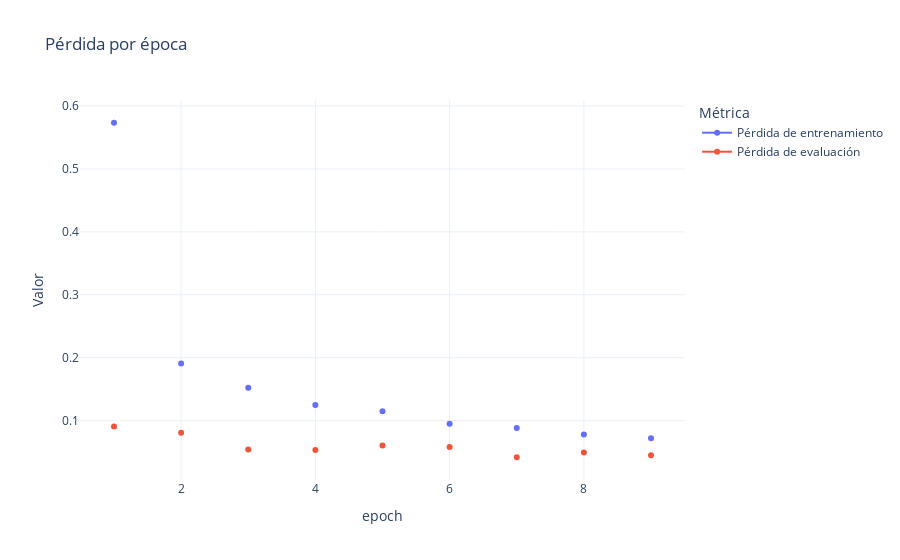
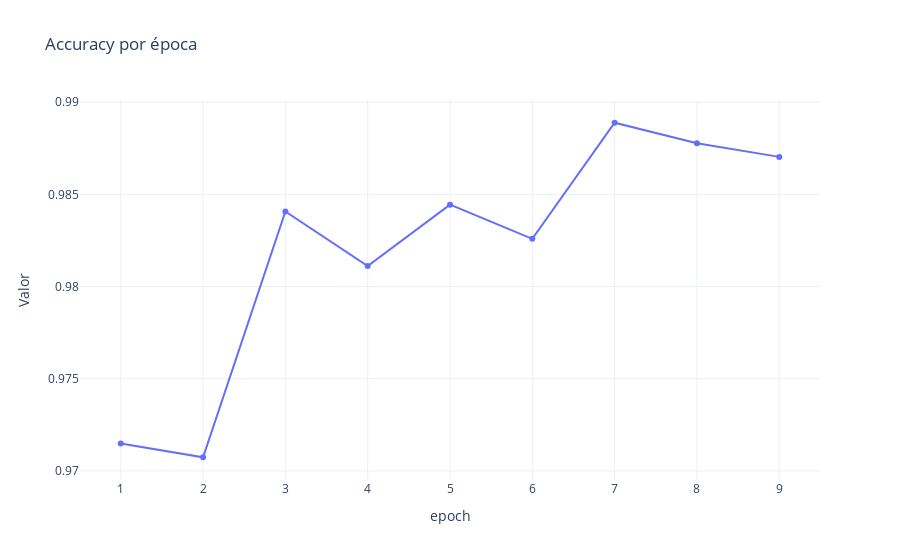

These figures' notebook cell, in order:
### Code cell
# Filtramos solo las filas que tienen datos útiles
filtered_history = history.copy()
filtered_history = filtered_history[filtered_history["epoch"].notna()]

# Plot de pérdidas (loss)
plot_metric(
    filtered_history,
    x_col="epoch",
    y_cols=["loss", "eval_loss"],
    y_labels=["Pérdida de entrenamiento", "Pérdida de evaluación"],
    title="Pérdida por época",
    filename=CHECKPOINT.replace("/", "-") + "_loss_plot",
    dirpath=FIGURES_DIR / MODEL_NAME,
)

# Plot de accuracy
if "eval_accuracy" in filtered_history.columns:
    plot_metric(
        filtered_history[filtered_history["eval_accuracy"].notna()],
        x_col="epoch",
        y_cols=["eval_accuracy"],
        y_labels=["Accuracy de evaluación"],
        title="Accuracy por época",
        filename=CHECKPOINT.replace("/", "-") + "_accuracy_plot",
        dirpath=FIGURES_DIR / MODEL_NAME,
    )

### Figure 1 — Plotly figure (JSON) as saved in the notebook; plotly's stock layout.template omitted (floating-point values rounded to 4 significant figures)
{"data": [{"mode": "lines+markers", "name": "Pérdida de entrenamiento", "type": "scatter", "x": [1.0, 1.0, 2.0, 2.0, 3.0, 3.0, 4.0, 4.0, 5.0, 5.0, 6.0, 6.0, 7.0, 7.0, 8.0, 8.0, 9.0, 9.0, 9.0], "y": [0.5734, NaN, 0.1909, NaN, 0.1524, NaN, 0.1248, NaN, 0.1149, NaN, 0.0951, NaN, 0.0882, NaN, 0.0779, NaN, 0.0721, NaN, NaN]}, {"mode": "lines+markers", "name": "Pérdida de evaluación", "type": "scatter", "x": [1.0, 1.0, 2.0, 2.0, 3.0, 3.0, 4.0, 4.0, 5.0, 5.0, 6.0, 6.0, 7.0, 7.0, 8.0, 8.0, 9.0, 9.0, 9.0], "y": [NaN, 0.09083, NaN, 0.08056, NaN, 0.05424, NaN, 0.05345, NaN, 0.06054, NaN, 0.05806, NaN, 0.04181, NaN, 0.04942, NaN, 0.04499, NaN]}], "layout": {"legend": {"title": {"text": "Métrica"}}, "title": {"text": "Pérdida por época"}, "xaxis": {"title": {"text": "epoch"}}, "yaxis": {"title": {"text": "Valor"}}}}

### Figure 2 — Plotly figure (JSON) as saved in the notebook; plotly's stock layout.template omitted (floating-point values rounded to 4 significant figures)
{"data": [{"mode": "lines+markers", "name": "Accuracy de evaluación", "type": "scatter", "x": [1.0, 2.0, 3.0, 4.0, 5.0, 6.0, 7.0, 8.0, 9.0], "y": [0.9715, 0.9707, 0.9841, 0.9811, 0.9844, 0.9826, 0.9889, 0.9878, 0.987]}], "layout": {"legend": {"title": {"text": "Métrica"}}, "title": {"text": "Accuracy por época"}, "xaxis": {"title": {"text": "epoch"}}, "yaxis": {"title": {"text": "Valor"}}}}
